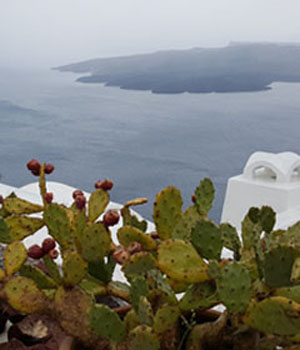
#> input picture Assignment_3/images/filter_sharpen.jpg, 300 x 350 px
$ python '장보미_04.py'   (older library calls are emulated)
#> lines starting #> are read from the running program, lines starting #| are printed output that depends on the picture
### Assignment_3/Common/filters.py
import numpy as np, cv2

def filter(image, mask):
    rows, cols = image.shape[:2]
    dst = np.zeros((rows, cols), np.float32)
    ycenter, xcenter = mask.shape[0]//2, mask.shape[1]//2

    for i in range(ycenter, rows - ycenter):
        for j in range(xcenter, cols - xcenter):
            y1, y2 = i - ycenter, i + ycenter + 1
            x1, x2 = j - xcenter, j + xcenter + 1
            roi = image[y1:y2, x1:x2].astype('float32')
            tmp = cv2.multiply(roi, mask)
            dst[i, j] = cv2.sumElems(tmp)[0]
    return dst

### Assignment_3/장보미_04.py
import numpy as np
import cv2
from Common.filters import filter

image = cv2.imread("images/filter_sharpen.jpg", cv2.IMREAD_COLOR)
#> image is the input picture: shape (350, 300, 3); mean B, G, R 119.2, 127.2, 126.9
if image is None : raise Exception("영상파일 읽기 오류")

B, G, R = cv2.split(image)

mask_blur = np.array([1/25, 1/25, 1/25, 1/25, 1/25,
                     1/25, 1/25, 1/25, 1/25, 1/25,
                     1/25, 1/25, 1/25, 1/25, 1/25,
                     1/25, 1/25, 1/25, 1/25, 1/25,
                     1/25, 1/25, 1/25, 1/25, 1/25], np.float32).reshape(5, 5)

mask_sharpen = np.array([[0, 0, 0, 0, 0],
                   [0, 0, -1, 0, 0],
                   [0, -1, 5, -1, 0],
                   [0, 0, -1, 0, 0],
                   [0, 0, 0, 0, 0]], np.float32).reshape(5, 5)

avg_blur_R = filter(R, mask_blur).astype('uint8')
avg_blur_G = filter(G, mask_blur).astype('uint8')
avg_blur_B = filter(B, mask_blur).astype('uint8')
#> after the loop in filter (call 3), `for i in range(ycenter, rows - ycenter):`:
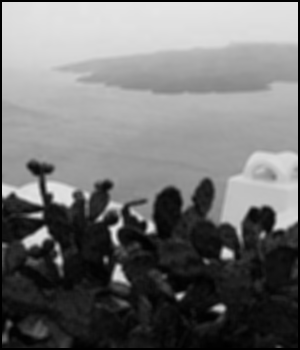
#> dst: shape (350, 300) float32; min 0, max 232, mean 116.2

sharpen_R = filter(R, mask_sharpen).astype('uint8')
#> after the loop in filter (call 4), `for i in range(ycenter, rows - ycenter):`:
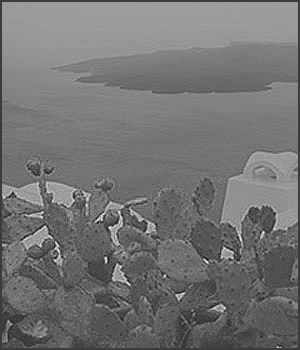
#> dst: shape (350, 300) float32; min -136, max 436, mean 123.7; drawn with min black and max white
sharpen_G = filter(G, mask_sharpen).astype('uint8')
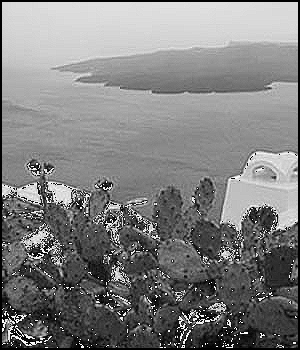
#> sharpen_G: shape (350, 300); min 0, max 255, mean 127.5
sharpen_B = filter(B, mask_sharpen).astype('uint8')
#> after the loop in filter (call 6), `for i in range(ycenter, rows - ycenter):`:
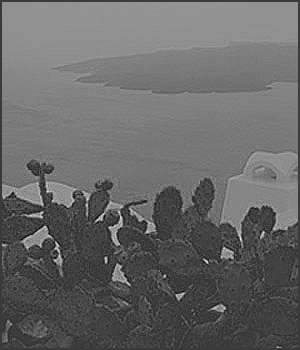
#> dst: shape (350, 300) float32; min -151, max 504, mean 116.2; drawn with min black and max white
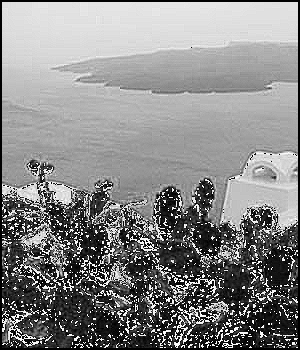
#> sharpen_B: shape (350, 300); min 0, max 255, mean 134.8

bluring_User = cv2.merge([avg_blur_B, avg_blur_G, avg_blur_R])
bluring_User = cv2.convertScaleAbs(bluring_User)

sharpen_User = cv2.merge([sharpen_B, sharpen_G, sharpen_R])
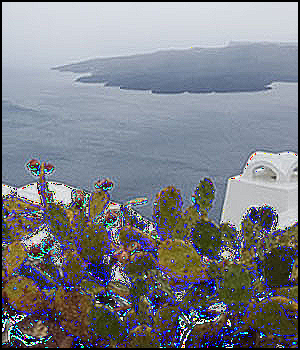
#> sharpen_User: shape (350, 300, 3); mean B, G, R 134.8, 127.5, 124.6
sharpen_User = cv2.convertScaleAbs(sharpen_User)

bluring_OpenCV = cv2.convertScaleAbs(cv2.filter2D(image, cv2.CV_16S, mask_blur))

sharpen_OpenCV = cv2.convertScaleAbs(cv2.filter2D(image, cv2.CV_16S, mask_sharpen))
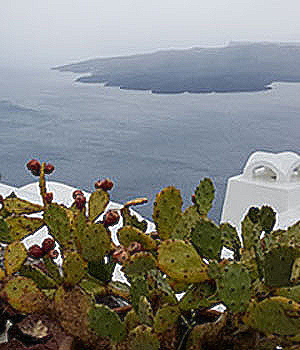
#> sharpen_OpenCV: shape (350, 300, 3); mean B, G, R 121.8, 127.7, 127

cv2.imshow('image', image)
cv2.imshow('bluring User', bluring_User)
cv2.imshow('bluring OpenCV', bluring_OpenCV)
cv2.imshow('sharpen User', sharpen_User)
cv2.imshow('sharpen OpenCV', sharpen_OpenCV)

cv2.waitKey(0)

$ run again, with Assignment_3/images/image3.jpg copied over Assignment_3/images/filter_sharpen.jpg
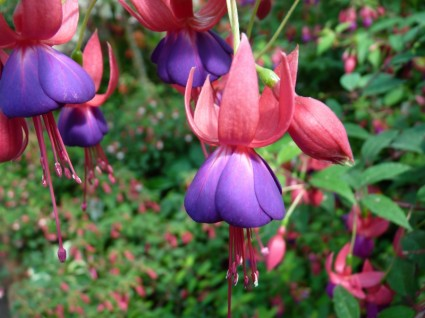
#> input picture Assignment_3/images/image3.jpg, 425 x 318 px
#> image is the input picture: shape (318, 425, 3); mean B, G, R 81.3, 90.9, 102.9
#> `sharpen_OpenCV = cv2.convertScaleAbs(cv2.filter2D(image, cv2.CV_16S, m..`:
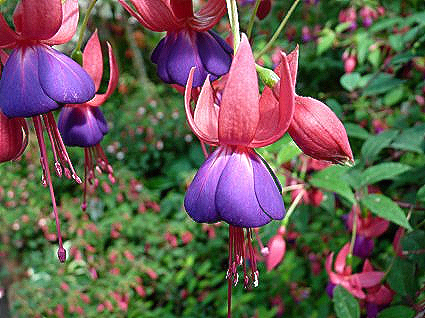
#> sharpen_OpenCV: shape (318, 425, 3); mean B, G, R 81.6, 91.4, 102.6
